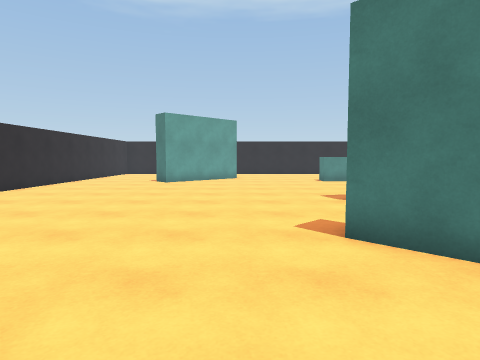
[1] (above)

16 first-person views from a walk through a 3-D level made in the Unity game engine. The camera is 1.3 m above the floor, tilts 4° down and sees 75° across. The floor is counted in squares, 1 m on a side. Each view is taken from the middle of a square. On the plan, view 1 faces up. The plan holds only what a view shows up to about 14 squares ahead; the rest is blank. The player is left out. Surface patterns are stand-ins for the level's own textures.

[2]
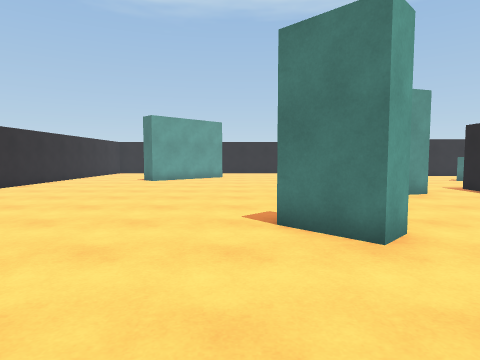

[3]
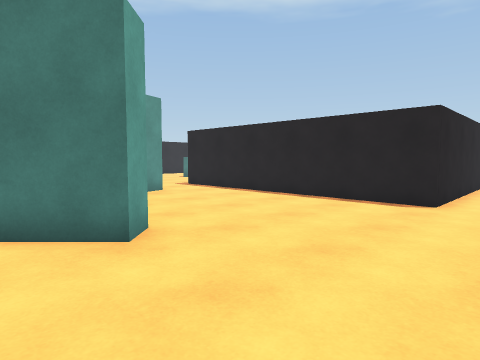

[4]
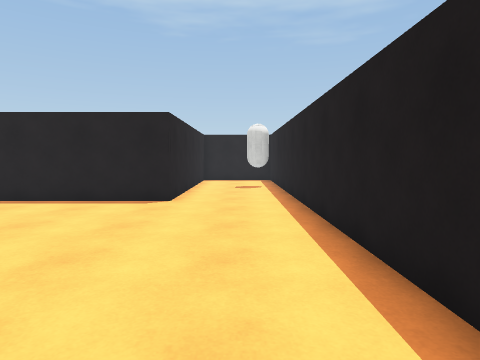

[5]
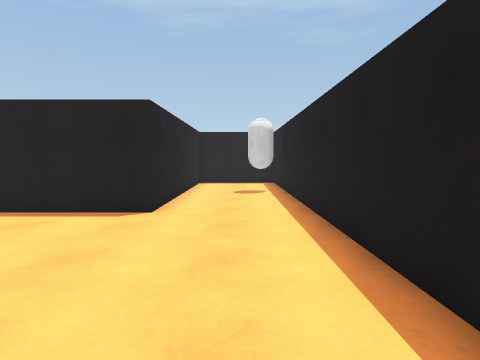

[6]
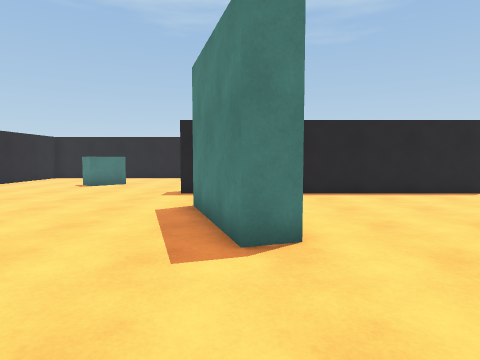

[7]
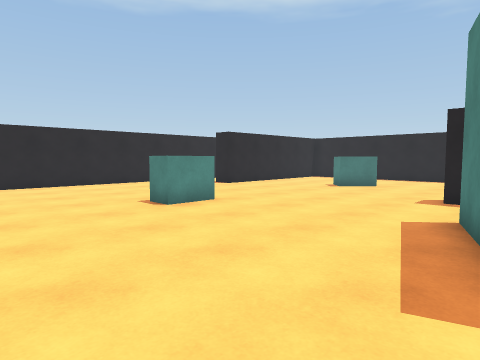

[8]
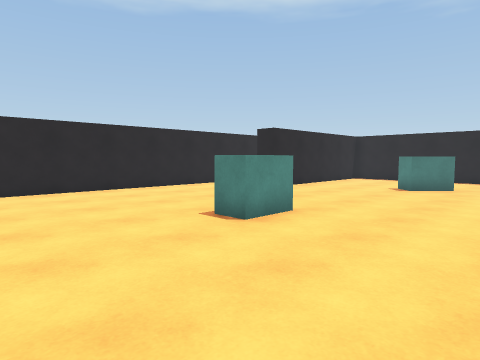

[9]
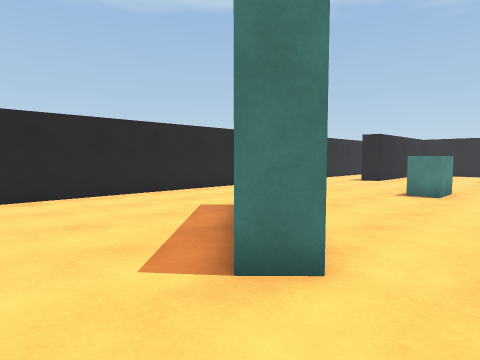

[10]
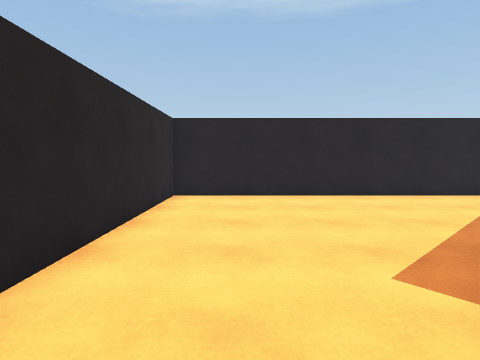

[11]
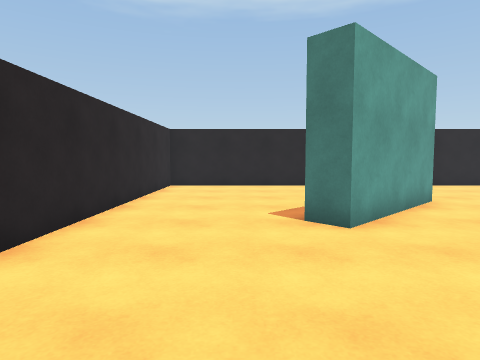

[12]
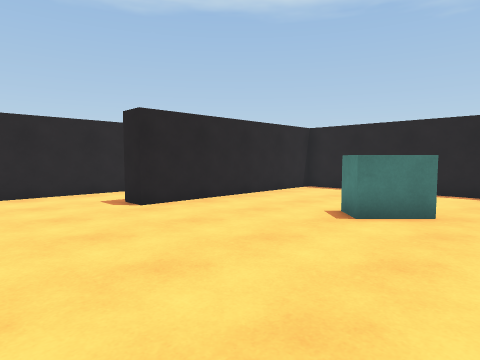

[13]
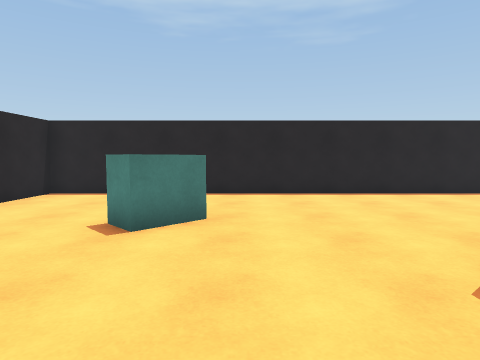

[14]
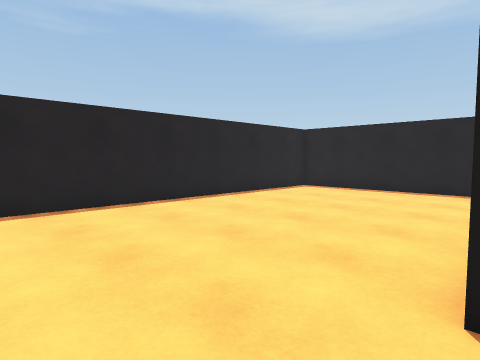

[15]
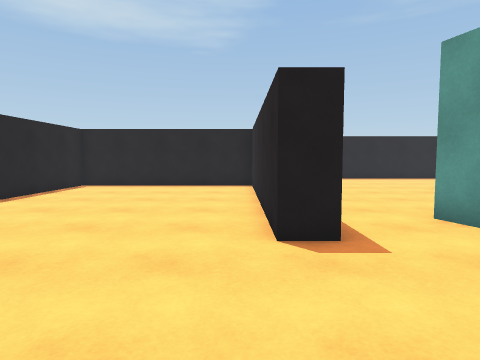

[16]
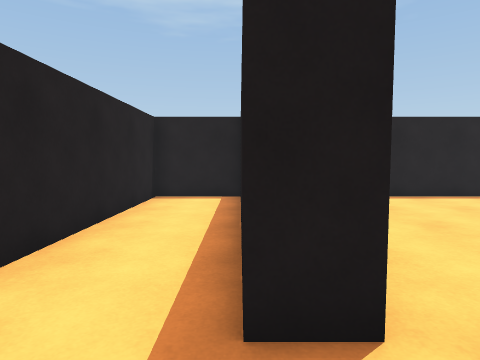

### Floor plan
Points are (right, up) in squares from view 1. A wall is a line through its corners. A room is listed if a view was taken in it or the views show most of it. See-through windows are left out.
Room 1 (views 1, 2, 3, 4, 5, 6, 7, 8, 9, 10, 11, 12, 13, 14, 15, 16)
walls: (3.8, 9) (3.5, 10) (7.5, 11.3) (7.8, 10.3) (6.9, 10); (10.4, 11.2) (10.4, 12.2) (11.4, 12.2) (11.4, 3.1); (3.9, 4.3) (3.2, 3.6) (1.7, 5.1); (-0.2, 20.4) (-4, 16.7) (-4.7, 17.4); (12.9, 2.1) (18, 2.1); (7, 25.8) (-9.3, 25.8) (-9.3, 12); (3.2, -2.8) (16.8, -2.8); (17.1, 1.1) (10.4, 1.1) (10.4, 9.5); (19.5, 2.9) (19.5, 22) (11.1, 22) (11.1, 23) (12.6, 23); (19.5, 22.9) (19.5, 25.8) (8.5, 25.8)
objects: other object (5, 18) to (6, 18); other object (14, 16) to (15, 18); other object (15, -2) to (16, -1)

Where each view was taken, in squares from view 1:
view 1: 0 up, 0 right, facing up
view 2: 1 down, 1 right, facing up
view 3: 1 down, 1 right, facing up-right
view 4: 1 down, 1 right, facing right
view 5: 1 down, 3 right, facing right
view 6: 10 up, 1 left, facing right
view 7: 10 up, 0 right, facing up-right
view 8: 13 up, 0 right, facing up-right
view 9: 15 up, 7 left, facing up-right
view 10: 15 up, 7 left, facing up
view 11: 11 up, 6 left, facing up
view 12: 14 up, 7 right, facing up-right
view 13: 15 up, 8 right, facing right
view 14: 15 up, 11 right, facing down-right
view 15: 17 up, 12 right, facing down
view 16: 23 up, 9 right, facing right
